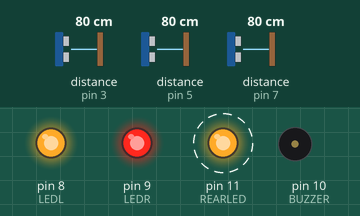
Recording of a sketch running on a simulated Arduino Uno, built with avr-gcc and run on an emulated ATmega328P. Shown: output pins drawn as LEDs (lit = HIGH), buzzer (waves = sounding, pin HIGH). Dashed ring = blinking. The test bench sets the inputs (shaded band); at power-on: distance to the obstacle (sensors on pin 3, pin 7, pin 5) 80 cm.

Above: at 1.86 s.
1.9 s: distance to the obstacle (sensor on pin 3) set to 96 cm
4.9 s: distance to the obstacle (sensor on pin 3) set to 102 cm
At 5.38 s:
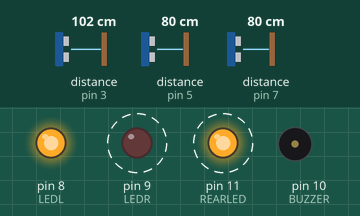
7.9 s: distance to the obstacle (sensor on pin 7) set to 94 cm
10.9 s: distance to the obstacle (sensor on pin 7) set to 101 cm
At 11.71 s:
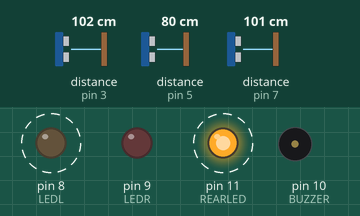
13.9 s: distance to the obstacle (sensor on pin 7) set to 250 cm
At 14.49 s:
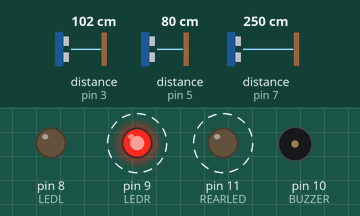
16.9 s: distance to the obstacle (sensor on pin 3) set to 2 cm
At 17.7 s:
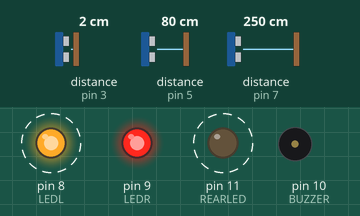
Timing chart, 0 to 20.9 s (numbered marks = the images above; inputs shaded):
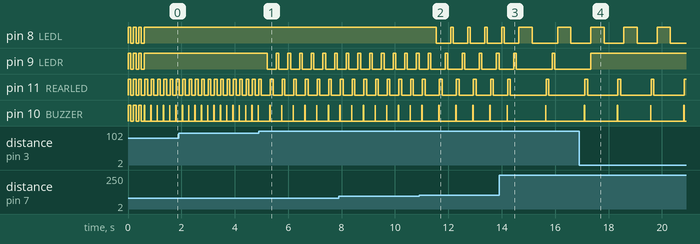

The sketch:

Bike_Guardian_DNP.ino
```cpp
#include <NewPing.h>

// HCSR-04 can check up to 400 cm without error
#define MAX_DISTANCE 400

#define LEDL 8
#define LEDR 9
#define BUZZER 10
#define REARLED 11

NewPing USLeft(2, 3, MAX_DISTANCE);
NewPing USMid(4, 5, MAX_DISTANCE);
NewPing USRight(6, 7, MAX_DISTANCE);

void setup() {
  Serial.begin(9600);

  pinMode(LEDL, OUTPUT);
  pinMode(LEDR, OUTPUT);
  pinMode(BUZZER, OUTPUT);
  pinMode(REARLED, OUTPUT);

  // Startup signal
  for (int i = 0; i < 3; i++) {
    digitalWrite(BUZZER, HIGH);
    digitalWrite(LEDL, HIGH);
    digitalWrite(LEDR, HIGH);
    digitalWrite(REARLED, HIGH);
    delay(100);
    digitalWrite(BUZZER, LOW);
    digitalWrite(LEDL, LOW);
    digitalWrite(LEDR, LOW);
    digitalWrite(REARLED, LOW);
    delay(100);
  }
}

void loop() {
  int leftDist = USLeft.ping_cm();
  int midDist = USMid.ping_cm();
  int rightDist = USRight.ping_cm();

  handleLED(leftDist, LEDR);
  handleLED(rightDist, LEDL);

  if (leftDist < 100 || midDist < 100 || rightDist < 100) {
    beepBuzzer(10); // buzzer starts beeping rapidly to alert the rider
  }

  // for energy efficiency
  if (leftDist < 400 || midDist < 400 || rightDist < 400) {
    blinkRearLED(100); // blinks the LED installed behind the rider, to alert the traffic behind
  }
}

// distance logic
void handleLED(int distance, int pin) {
  if (distance <= 100) {
    digitalWrite(pin, HIGH);
  }
  else if (distance <= 200) {
    digitalWrite(pin, HIGH);
    delay(100);
    digitalWrite(pin, LOW);
    delay(100);
  }
  else if (distance <= 300) {
    digitalWrite(pin, HIGH);
    delay(500);
    digitalWrite(pin, LOW);
    delay(500);
  }
  else if (distance <= 400) {
    digitalWrite(pin, HIGH);
    delay(1000);
    digitalWrite(pin, LOW);
    delay(1000);
  }
  else {
    digitalWrite(pin, LOW);
  }
}

void beepBuzzer(int duration) {
  digitalWrite(BUZZER, HIGH);
  delay(duration);
  digitalWrite(BUZZER, LOW);
  delay(duration);
}

void blinkRearLED(int duration) {
  digitalWrite(REARLED, HIGH);
  delay(duration);
  digitalWrite(REARLED, LOW);
  delay(duration);
}
```

Measured:
- the behaviour switches between 98 and 99 cm on distance to the obstacle (sensor on pin 3) (found by bisection; images 0 and 1)
- the behaviour switches between 98 and 99 cm on distance to the obstacle (sensor on pin 7) (found by bisection; images 1 and 2)
- after the input at 4.9 s, pin 9 (LEDR): alternates HIGH for 0.10 s and LOW for 0.34 s, starting after 0.31 s; pin 11 (REARLED): alternates HIGH for 0.10 s and LOW for 0.34 s, starting after 0.43 s; pin 10 (BUZZER): alternates HIGH for 0.01 s and LOW for 0.43 s, starting after 0.41 s
- after the input at 10.9 s, pin 8 (LEDL): alternates HIGH for 0.10 s and LOW for 0.54 s, starting after 0.64 s; pin 11 (REARLED): alternates HIGH for 0.10 s and LOW for 0.54 s, starting after 0.76 s; pin 10 (BUZZER): alternates HIGH for 0.01 s and LOW for 0.63 s, starting after 0.74 s
- after the input at 13.9 s, pin 9 (LEDR): LOW → HIGH after 2.0 s, → LOW 0.10 s later; pin 11 (REARLED): LOW → HIGH after 1.8 s, → LOW 0.10 s later; pin 10 (BUZZER): LOW → HIGH after 1.7 s, → LOW 0.01 s later
- after the input at 16.9 s, pin 9 (LEDR): goes on until 17.3 s, then stays HIGH
- by itself, pin 8 (LEDL), pin 9 (LEDR): alternates HIGH for 0.10 s and LOW for 0.10 s, 6 changes in all, then stays HIGH
- by itself, pin 11 (REARLED): alternates HIGH for 0.10 s and LOW for 0.14 s
